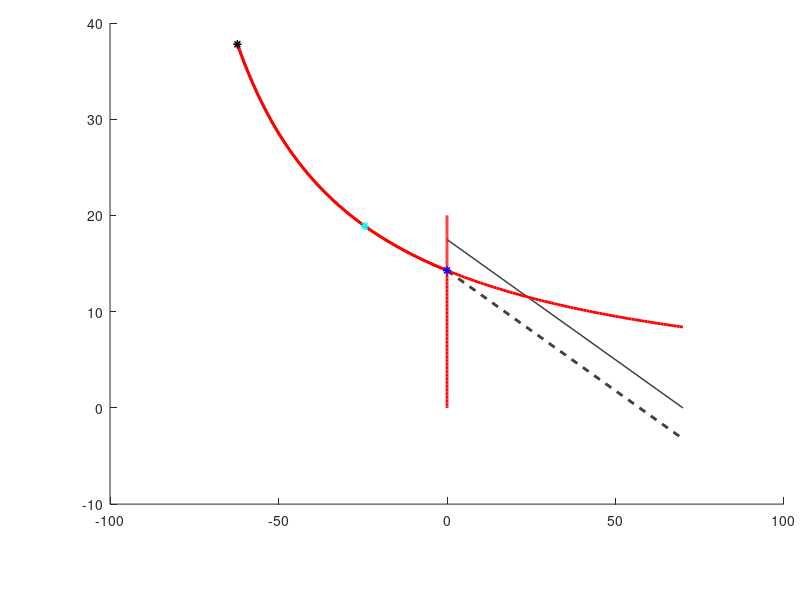

This chart was generated by the following MATLAB code: (Note: this script raises an error after producing the figure.)
clear all
close all
clc

% gamma = 1/3; beta = 0.05; nu = 2; d_s = 2; d_i = 1; 
beta = 0.01; nu = 0.2/20; gamma = 1 / 7; d_s = 4; d_i = 1;

disp(['judge ' num2str(gamma/beta - 1/nu)])
disp(['judge ' num2str(gamma/beta - d_i/4/d_s)])
disp(['p_star ' num2str(-d_i + 2*sqrt(d_s*d_i*gamma/beta))])


disp(['judge condition di/ds - gamma*nu/beta :' num2str(d_i/d_s - gamma*nu/beta)])
disp(['p_star_low ' num2str(2*sqrt(d_s*d_i*gamma/beta/nu) - d_i/nu)])
disp(['p_star_up ' num2str(d_s*gamma/beta)])

i_right = 70;

%%
i_T = 0;
s_T = gamma/beta;

i_1 = sqrt(gamma/beta/nu)-1/nu;
i_Fq = linspace(0,i_1);
s_Fq = gamma./(beta.*(1+nu.*i_Fq));

i_2 = sqrt(d_s/d_i)*(sqrt(gamma/beta/nu))-1/nu;
i_Fh = linspace(i_1,i_2,20);
s_Fh = gamma./(beta.*(1+nu.*i_Fh));

i_D = linspace(i_2,i_right);
s_D = gamma./(beta.*(1+nu.*i_D));

%%
figure
set(gcf,"Position",[100 100 900 560])
axes('Position',[0.137533875338753 0.159821428571429 0.842466124661246 0.801785714285714]);
hold on 
ic = i_right;
sc = gamma./(beta.*(1+nu.*ic));

k = - d_i/d_s;

p2 = d_s * gamma/beta;
i_values = linspace(0,i_right,500+1);  
l2_s = k * i_values + p2/d_s;
plot(i_values,l2_s,'k--','LineWidth',2.0)

p3 = 2*sqrt(d_s*d_i*gamma/beta/nu) - d_i/nu;

pc = 70;
ic_values = linspace(0,i_right,500+1);  
lc_s = k * ic_values + pc/d_s;
plot(ic_values,lc_s,'k-','LineWidth',1.0)

%%

plot(i_Fq,s_Fq,'r-','LineWidth',2.0)
plot(i_Fh,s_Fh,'r-','LineWidth',2.0)
plot(i_D,s_D,'r-','LineWidth',2.0)

up_s = 20;
plot(zeros(size(linspace(0,s_T,100+1))),linspace(0,s_T,100+1),'r-','LineWidth',2.0)
plot(zeros(size(linspace(s_T,up_s,100+1))),linspace(s_T,up_s,100+1),'r-','LineWidth',2.0)

plot(i_T,s_T,'b*','LineWidth',1.1)
disp(['i_T=' num2str(i_T) ', s_T=' num2str(s_T)])

i_F = sqrt(gamma/beta/nu)-1/nu;
s_F = gamma/(beta*(1+nu*i_F));
plot(i_F,s_F,'k*','LineWidth',1.1)
i_D = sqrt(d_s/d_i)*(sqrt(gamma/beta/nu))-1/nu;
s_D = gamma/(beta*(1+nu*i_D));
plot(i_D,s_D,'c*','LineWidth',1.1)
disp(['i_D=' num2str(i_D) ', s_D=' num2str(s_D)])

ax = gca; 
ax.XTick = [0,10:10:70]; 
ax.XTickLabel = []; 
ax.XAxis.FontName = 'Times New Roman'; 
ax.TickLabelInterpreter = 'latex';

ax.YTick = [0,4:4:20]; 
ax.YTickLabel = {'0', '', '', '', '', '', '', ''}; 
ax.YAxis.FontName = 'Times New Roman'; 
ax.TickLabelInterpreter = 'latex';

ax.XAxis.TickDirection = 'in';
ax.YAxis.TickDirection = 'in';


xlim([0 i_right])
ylim([0 up_s])
xlabel('$I$','FontSize',30,'Interpreter','latex')
ylabel('$S$','FontSize',30,'Interpreter','latex')

annotation(gcf,'textbox',...
    [0.138333333333333 0.733928571428571 0.0472222222222222 0.091048770984742],...
    'String',{'$T$'},'Interpreter','latex','FontSize',36,'Color', 'b',...
    'FitBoxToText', 'off', ...
    'EdgeColor', 'none');

annotation(gcf,'textbox',...
    [0.699249007936504 0.3875 0.269084325396829 0.120686164896414],...
    'String',{'$f(S,I)=0$'},...
    'FontSize',36,'Interpreter','latex','EdgeColor', 'none','Color', 'r',...
    'FitBoxToText','off');
annotation(gcf,'textbox',...
    [0.137089285714283 0.843749999999999 0.376799603174607 0.117658730158729],...
    'String',{'$d_{S}S+d_{I}I=P^{*}$'},...
    'Rotation',-27.5,...
    'FontSize',36,'Interpreter','latex','EdgeColor', 'none',...
    'FitBoxToText','off');

box('on');

gwLineWidth = 1.0;
set(gca,'XColor','k','YColor','k','TickLength',...
    [0.005 0.005],'FontSize',36,'linewidth',gwLineWidth,'layer','top');

figure_name = ['./FigureS3b_intersect.eps'];
saveas(gcf, figure_name, 'epsc');